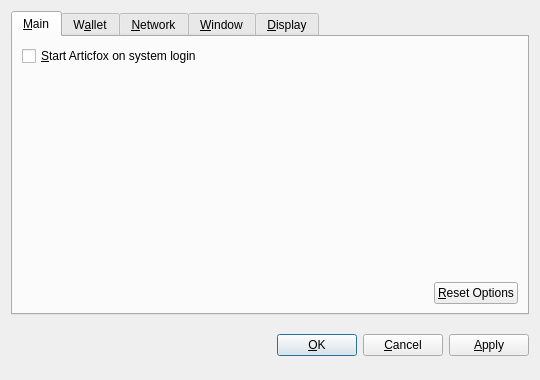
<?xml version="1.0" encoding="UTF-8"?>
<ui version="4.0">
 <class>OptionsDialog</class>
 <widget class="QDialog" name="OptionsDialog">
  <property name="geometry">
   <rect>
    <x>0</x>
    <y>0</y>
    <width>540</width>
    <height>380</height>
   </rect>
  </property>
  <property name="windowTitle">
   <string>Options</string>
  </property>
  <property name="modal">
   <bool>true</bool>
  </property>
  <layout class="QVBoxLayout" name="verticalLayout">
   <item>
    <widget class="QTabWidget" name="tabWidget">
     <property name="tabPosition">
      <enum>QTabWidget::North</enum>
     </property>
     <property name="currentIndex">
      <number>0</number>
     </property>
     <widget class="QWidget" name="tabMain">
      <attribute name="title">
       <string>&amp;Main</string>
      </attribute>
      <layout class="QVBoxLayout" name="verticalLayout_Main">
       <item>
        <widget class="QCheckBox" name="bitcoinAtStartup">
         <property name="toolTip">
          <string>Automatically start Articfox after logging in to the system.</string>
         </property>
         <property name="text">
          <string>&amp;Start Articfox on system login</string>
         </property>
        </widget>
       </item>
       <item>
        <spacer name="verticalSpacer_Main">
         <property name="orientation">
          <enum>Qt::Vertical</enum>
         </property>
         <property name="sizeHint" stdset="0">
          <size>
           <width>20</width>
           <height>40</height>
          </size>
         </property>
        </spacer>
       </item>
       <item>
        <layout class="QHBoxLayout" name="horizontalLayout_2_Main">
         <item>
          <spacer name="horizontalSpacer_2_Main">
           <property name="orientation">
            <enum>Qt::Horizontal</enum>
           </property>
           <property name="sizeHint" stdset="0">
            <size>
             <width>40</width>
             <height>20</height>
            </size>
           </property>
          </spacer>
         </item>
         <item>
          <widget class="QPushButton" name="resetButton">
           <property name="toolTip">
            <string>Reset all client options to default.</string>
           </property>
           <property name="text">
            <string>&amp;Reset Options</string>
           </property>
           <property name="autoDefault">
            <bool>false</bool>
           </property>
          </widget>
         </item>
        </layout>
       </item>
      </layout>
     </widget>
     <widget class="QWidget" name="tabWallet">
      <attribute name="title">
       <string>W&amp;allet</string>
      </attribute>
      <layout class="QVBoxLayout" name="verticalLayout_Network">
       <item>
        <widget class="QLabel" name="transactionFeeInfoLabel">
         <property name="text">
          <string>Optional transaction fee per kB that helps make sure your transactions are processed quickly. Most transactions are 1 kB.</string>
         </property>
         <property name="textFormat">
          <enum>Qt::PlainText</enum>
         </property>
         <property name="wordWrap">
          <bool>true</bool>
         </property>
        </widget>
       </item>
       <item>
        <layout class="QHBoxLayout" name="horizontalLayout_1_Main">
         <item>
          <widget class="QLabel" name="transactionFeeLabel">
           <property name="text">
            <string>Pay transaction &amp;fee</string>
           </property>
           <property name="textFormat">
            <enum>Qt::PlainText</enum>
           </property>
           <property name="buddy">
            <cstring>transactionFee</cstring>
           </property>
          </widget>
         </item>
         <item>
          <widget class="BitcoinAmountField" name="transactionFee"/>
         </item>
         <item>
          <spacer name="horizontalSpacer_1_Main">
           <property name="orientation">
            <enum>Qt::Horizontal</enum>
           </property>
           <property name="sizeHint" stdset="0">
            <size>
             <width>40</width>
             <height>20</height>
            </size>
           </property>
          </spacer>
         </item>
        </layout>
       </item>
       <item>
        <widget class="QLabel" name="label">
         <property name="text">
          <string>If you disable the spending of unconfirmed change, the change from a transaction cannot be used until that transaction has at least one confirmation. This also affects how your balance is computed.</string>
         </property>
         <property name="wordWrap">
          <bool>true</bool>
         </property>
        </widget>
       </item>
       <item>
        <widget class="QCheckBox" name="spendZeroConfChange">
         <property name="text">
          <string>Spend unconfirmed change  (experts only)</string>
         </property>
        </widget>
       </item>
       <item>
        <spacer name="verticalSpacer">
         <property name="orientation">
          <enum>Qt::Vertical</enum>
         </property>
         <property name="sizeHint" stdset="0">
          <size>
           <width>20</width>
           <height>40</height>
          </size>
         </property>
        </spacer>
       </item>
      </layout>
     </widget>
     <widget class="QWidget" name="tabNetwork">
      <attribute name="title">
       <string>&amp;Network</string>
      </attribute>
      <layout class="QVBoxLayout" name="verticalLayout_Network">
       <item>
        <widget class="QCheckBox" name="mapPortUpnp">
         <property name="toolTip">
          <string>Automatically open the Articfox client port on the router. This only works when your router supports UPnP and it is enabled.</string>
         </property>
         <property name="text">
          <string>Map port using &amp;UPnP</string>
         </property>
        </widget>
       </item>
       <item>
        <widget class="QCheckBox" name="connectSocks">
         <property name="toolTip">
          <string>Connect to the Articfox network through a SOCKS proxy (e.g. when connecting through Tor).</string>
         </property>
         <property name="text">
          <string>&amp;Connect through SOCKS proxy:</string>
         </property>
        </widget>
       </item>
       <item>
        <layout class="QHBoxLayout" name="horizontalLayout_Network">
         <item>
          <widget class="QLabel" name="proxyIpLabel">
           <property name="text">
            <string>Proxy &amp;IP:</string>
           </property>
           <property name="textFormat">
            <enum>Qt::PlainText</enum>
           </property>
           <property name="buddy">
            <cstring>proxyIp</cstring>
           </property>
          </widget>
         </item>
         <item>
          <widget class="QValidatedLineEdit" name="proxyIp">
           <property name="maximumSize">
            <size>
             <width>140</width>
             <height>16777215</height>
            </size>
           </property>
           <property name="toolTip">
            <string>IP address of the proxy (e.g. 127.0.0.1)</string>
           </property>
          </widget>
         </item>
         <item>
          <widget class="QLabel" name="proxyPortLabel">
           <property name="text">
            <string>&amp;Port:</string>
           </property>
           <property name="textFormat">
            <enum>Qt::PlainText</enum>
           </property>
           <property name="buddy">
            <cstring>proxyPort</cstring>
           </property>
          </widget>
         </item>
         <item>
          <widget class="QLineEdit" name="proxyPort">
           <property name="maximumSize">
            <size>
             <width>55</width>
             <height>16777215</height>
            </size>
           </property>
           <property name="toolTip">
            <string>Port of the proxy (e.g. 9050)</string>
           </property>
          </widget>
         </item>
         <item>
          <widget class="QLabel" name="socksVersionLabel">
           <property name="text">
            <string>SOCKS &amp;Version:</string>
           </property>
           <property name="textFormat">
            <enum>Qt::PlainText</enum>
           </property>
           <property name="buddy">
            <cstring>socksVersion</cstring>
           </property>
          </widget>
         </item>
         <item>
          <widget class="QValueComboBox" name="socksVersion">
           <property name="toolTip">
            <string>SOCKS version of the proxy (e.g. 5)</string>
           </property>
          </widget>
         </item>
         <item>
          <spacer name="horizontalSpacer_Network">
           <property name="orientation">
            <enum>Qt::Horizontal</enum>
           </property>
           <property name="sizeHint" stdset="0">
            <size>
             <width>40</width>
             <height>20</height>
            </size>
           </property>
          </spacer>
         </item>
        </layout>
       </item>
       <item>
        <spacer name="verticalSpacer_Network">
         <property name="orientation">
          <enum>Qt::Vertical</enum>
         </property>
         <property name="sizeHint" stdset="0">
          <size>
           <width>20</width>
           <height>40</height>
          </size>
         </property>
        </spacer>
       </item>
      </layout>
     </widget>
     <widget class="QWidget" name="tabWindow">
      <attribute name="title">
       <string>&amp;Window</string>
      </attribute>
      <layout class="QVBoxLayout" name="verticalLayout_Window">
       <item>
        <widget class="QCheckBox" name="minimizeToTray">
         <property name="toolTip">
          <string>Show only a tray icon after minimizing the window.</string>
         </property>
         <property name="text">
          <string>&amp;Minimize to the tray instead of the taskbar</string>
         </property>
        </widget>
       </item>
       <item>
        <widget class="QCheckBox" name="minimizeOnClose">
         <property name="toolTip">
          <string>Minimize instead of exit the application when the window is closed. When this option is enabled, the application will be closed only after selecting Quit in the menu.</string>
         </property>
         <property name="text">
          <string>M&amp;inimize on close</string>
         </property>
        </widget>
       </item>
       <item>
        <spacer name="verticalSpacer_Window">
         <property name="orientation">
          <enum>Qt::Vertical</enum>
         </property>
         <property name="sizeHint" stdset="0">
          <size>
           <width>20</width>
           <height>40</height>
          </size>
         </property>
        </spacer>
       </item>
      </layout>
     </widget>
     <widget class="QWidget" name="tabDisplay">
      <attribute name="title">
       <string>&amp;Display</string>
      </attribute>
      <layout class="QVBoxLayout" name="verticalLayout_Display">
       <item>
        <layout class="QHBoxLayout" name="horizontalLayout_1_Display">
         <item>
          <widget class="QLabel" name="langLabel">
           <property name="text">
            <string>User Interface &amp;language:</string>
           </property>
           <property name="textFormat">
            <enum>Qt::PlainText</enum>
           </property>
           <property name="buddy">
            <cstring>lang</cstring>
           </property>
          </widget>
         </item>
         <item>
          <widget class="QValueComboBox" name="lang">
           <property name="toolTip">
            <string>The user interface language can be set here. This setting will take effect after restarting Articfox.</string>
           </property>
          </widget>
         </item>
        </layout>
       </item>
       <item>
        <layout class="QHBoxLayout" name="horizontalLayout_2_Display">
         <item>
          <widget class="QLabel" name="unitLabel">
           <property name="text">
            <string>&amp;Unit to show amounts in:</string>
           </property>
           <property name="textFormat">
            <enum>Qt::PlainText</enum>
           </property>
           <property name="buddy">
            <cstring>unit</cstring>
           </property>
          </widget>
         </item>
         <item>
          <widget class="QValueComboBox" name="unit">
           <property name="toolTip">
            <string>Choose the default subdivision unit to show in the interface and when sending coins.</string>
           </property>
          </widget>
         </item>
        </layout>
       </item>
       <item>
        <widget class="QCheckBox" name="displayAddresses">
         <property name="toolTip">
          <string>Whether to show Articfox addresses in the transaction list or not.</string>
         </property>
         <property name="text">
          <string>&amp;Display addresses in transaction list</string>
         </property>
        </widget>
       </item>
       <item>
        <widget class="QCheckBox" name="coinControlFeatures">
         <property name="toolTip">
          <string>Whether to show coin control features or not.</string>
         </property>
         <property name="text">
          <string>Display coin &amp;control features (experts only!)</string>
         </property>
        </widget>
       </item>
       <item>
        <spacer name="verticalSpacer_Display">
         <property name="orientation">
          <enum>Qt::Vertical</enum>
         </property>
         <property name="sizeHint" stdset="0">
          <size>
           <width>20</width>
           <height>40</height>
          </size>
         </property>
        </spacer>
       </item>
      </layout>
     </widget>
    </widget>
   </item>
   <item>
    <layout class="QHBoxLayout" name="horizontalLayout_Buttons">
     <item>
      <spacer name="horizontalSpacer_1">
       <property name="orientation">
        <enum>Qt::Horizontal</enum>
       </property>
       <property name="sizeHint" stdset="0">
        <size>
         <width>40</width>
         <height>48</height>
        </size>
       </property>
      </spacer>
     </item>
     <item>
      <widget class="QLabel" name="statusLabel">
       <property name="font">
        <font>
         <weight>75</weight>
         <bold>true</bold>
        </font>
       </property>
       <property name="text">
        <string/>
       </property>
       <property name="textFormat">
        <enum>Qt::PlainText</enum>
       </property>
       <property name="wordWrap">
        <bool>true</bool>
       </property>
      </widget>
     </item>
     <item>
      <spacer name="horizontalSpacer_2">
       <property name="orientation">
        <enum>Qt::Horizontal</enum>
       </property>
       <property name="sizeHint" stdset="0">
        <size>
         <width>40</width>
         <height>48</height>
        </size>
       </property>
      </spacer>
     </item>
     <item>
      <widget class="QPushButton" name="okButton">
       <property name="text">
        <string>&amp;OK</string>
       </property>
      </widget>
     </item>
     <item>
      <widget class="QPushButton" name="cancelButton">
       <property name="text">
        <string>&amp;Cancel</string>
       </property>
       <property name="autoDefault">
        <bool>false</bool>
       </property>
      </widget>
     </item>
     <item>
      <widget class="QPushButton" name="applyButton">
       <property name="text">
        <string>&amp;Apply</string>
       </property>
       <property name="autoDefault">
        <bool>false</bool>
       </property>
      </widget>
     </item>
    </layout>
   </item>
  </layout>
 </widget>
 <customwidgets>
  <customwidget>
   <class>BitcoinAmountField</class>
   <extends>QSpinBox</extends>
   <header>bitcoinamountfield.h</header>
  </customwidget>
  <customwidget>
   <class>QValueComboBox</class>
   <extends>QComboBox</extends>
   <header>qvaluecombobox.h</header>
  </customwidget>
  <customwidget>
   <class>QValidatedLineEdit</class>
   <extends>QLineEdit</extends>
   <header>qvalidatedlineedit.h</header>
  </customwidget>
 </customwidgets>
 <resources/>
 <connections/>
</ui>
